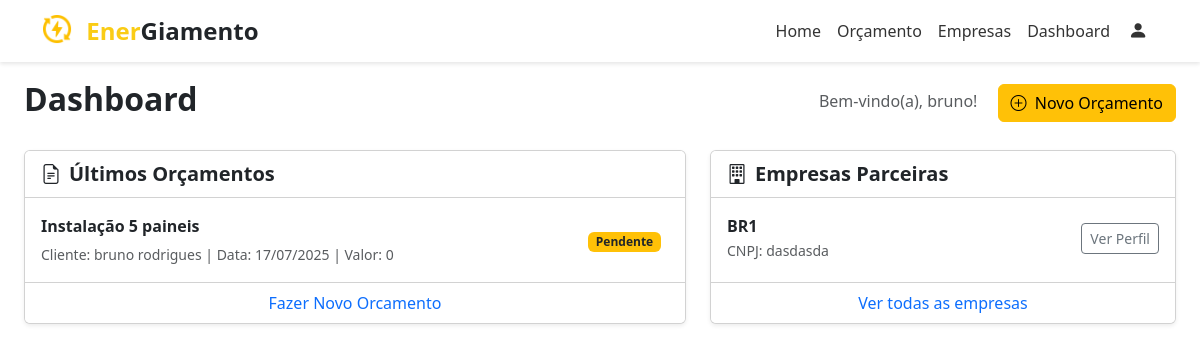
Page /dashboard (signed in) on the earlier database version.
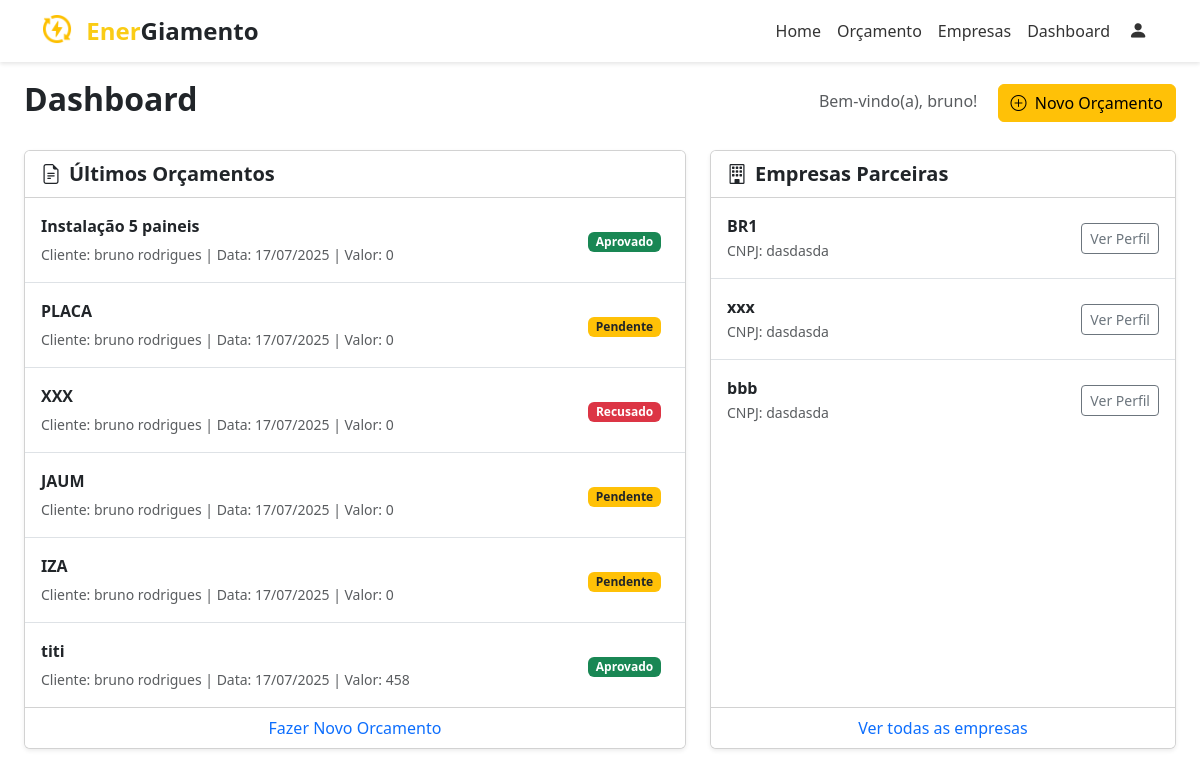
Same page on the later database version.
### app/models.py (models this page shows)
class Orcamento(db.Model):
    idproposta = db.Column(db.Integer, primary_key=True)
    descricao = db.Column(db.Text)
    area_placas = db.Column(db.Integer)
    valor_orcamento = db.Column(db.Integer)
    status_orcamento = db.Column(db.Integer)
    vencedor = db.Column(db.String(45))
    data_proposta = db.Column(db.Date)
    data_reposta = db.Column(db.Date)
    local = db.Column(db.String(100))
    clientes = db.relationship(
        'Cliente',
        secondary='proposta_has_cliente',
        back_populates='orcamentos'
    )
    fornecedores = db.relationship(
        'Fornecedor',
        secondary='orcamento_has_fornecedor',
        back_populates='orcamentos'
    )

class Cliente(db.Model):
    idcliente = db.Column(db.Integer, primary_key=True)
    nome = db.Column(db.String(100))
    cpf = db.Column(db.String(14))
    contato_idcontato = db.Column(db.Integer, db.ForeignKey('contato.idcontato'))
    cadastro_idcadastro = db.Column(db.Integer, db.ForeignKey('cadastro.idcadastro'))
    status = db.Column(db.Integer)
    data_cadastro = db.Column(db.Date)
    endereco_idendereco = db.Column(db.Integer, db.ForeignKey('endereco.idendereco'))
    endereco = db.relationship('Endereco')
    data_nascimento = db.Column(db.Date)
    contato = db.relationship('Contato')
    orcamentos = db.relationship(
        'Orcamento',
        secondary='proposta_has_cliente',
        back_populates='clientes'
    )

class Fornecedor(db.Model):
    idfornecedor = db.Column(db.Integer, primary_key=True)
    nome = db.Column(db.String(100))
    cnpj = db.Column(db.String(18))
    contato_idcontato = db.Column(db.Integer, db.ForeignKey('contato.idcontato'))
    cadastro_idcadastro = db.Column(db.Integer, db.ForeignKey('cadastro.idcadastro'))
    endereco_idendereco = db.Column(db.Integer, db.ForeignKey('endereco.idendereco'))
    endereco = db.relationship('Endereco', back_populates='fornecedores')
    atualizacao_servico = db.Column(db.Date)
    contato = db.relationship('Contato')
    servicos = db.relationship(
        'Servico',
        secondary='servico_has_fornecedor',
        back_populates='fornecedores'
    )
    orcamentos = db.relationship(
        'Orcamento',
        secondary='orcamento_has_fornecedor',
        back_populates='fornecedores'
    )

### app/main/__init__.py (the view)
@main.route('/dashboard')
def dashboard():
    if 'usuario' not in session:
        return redirect(url_for('auth.login'))
    usuario_id = session.get('idcadastro')
    if not usuario_id:
        return "Fornecedor não encontrado"
    todos = Fornecedor.query.all()
    cliente_orcamento = Cliente.query.filter_by(cadastro_idcadastro=usuario_id).first()
    orcamentos_do_cliente = cliente_orcamento.orcamentos
    return render_template('dashboard.html', usuario=session['usuario'], fornecedores=todos, orcamentos=orcamentos_do_cliente)

### app/templates/dashboard.html
{% extends "base.html" %}
{% block content %}
<div class="container-fluid p-4">
    <div class="d-flex justify-content-between align-items-center mb-4">
        <h1 class="h2 fw-bold">Dashboard</h1>
        <div>
            <span class="text-muted me-3">Bem-vindo(a), {{ usuario }}!</span>
            <a href="{{ url_for('main.novo_orcamento') }}" class="btn btn-warning">
                <i class="bi bi-plus-circle me-1"></i>
                Novo Orçamento
            </a>
        </div>
    </div>
    <div class="row g-4">
        <div class="col-lg-7">
            <div class="card shadow-sm h-100">
                <div class="card-header bg-white fw-bold fs-5">
                    <i class="bi bi-file-earmark-text me-2"></i>Últimos Orçamentos
                </div>
                <div class="card-body p-0">
                    <ul class="list-group list-group-flush">
                        {% for orcamento in orcamentos %}
                        <li class="list-group-item d-flex justify-content-between align-items-center p-3">
                            <div>
                                <p class="mb-1 fw-bold">{{ orcamento.descricao }}</p>
                                <small class="text-muted">
                                    {% if orcamento.clientes %}
                                        Cliente: {{ orcamento.clientes[0].nome }} |
                                    {% endif %}
                                    Data: {{ orcamento.data_proposta.strftime('%d/%m/%Y') if orcamento.data_proposta }} |
                                    Valor: {{ orcamento.valor_orcamento }}
                                </small>
                            </div>
                            <div>
                                {% if orcamento.status_orcamento == 1 %}
                                    <span class="badge bg-success me-2">Aprovado</span>
                                {% elif orcamento.status_orcamento == 0 %}
                                    <span class="badge bg-warning text-dark me-2">Pendente</span>
                                {% else %}
                                    <span class="badge bg-danger me-2">Recusado</span>
                                {% endif %}
                            </div>
                        </li>
                        {% else %}
                            <li class="list-group-item text-center text-muted p-4">Nenhum orçamento cadastrado.</li>
                        {% endfor %}
                    </ul>
                </div>
                <div class="card-footer bg-white text-center">
                    <a href="{{ url_for('main.novo_orcamento') }}" class="text-decoration-none">Fazer Novo Orcamento</a>
                </div>
            </div>
        </div>
        <div class="col-lg-5">
            <div class="card shadow-sm h-100">
                <div class="card-header bg-white fw-bold fs-5">
                    <i class="bi bi-building me-2"></i>Empresas Parceiras
                </div>
                <div class="card-body p-0">
                    <ul class="list-group list-group-flush">
                        {% for f in fornecedores %}
                        <li class="list-group-item d-flex justify-content-between align-items-center p-3">
                            <div>
                                <p class="mb-0 fw-bold">{{ f.nome }}</p>
                                <small class="text-muted">CNPJ: {{ f.cnpj }}</small>
                            </div>
                            <a href="#" class="btn btn-outline-secondary btn-sm">Ver Perfil</a>
                        </li>
                        {% else %}
                            <li class="list-group-item text-center text-muted p-4">Nenhuma empresa cadastrada.</li>
                        {% endfor %}
                    </ul>
                </div>
                <div class="card-footer bg-white text-center">
                    <a href="{{ url_for('main.fornecedores') }}" class="text-decoration-none">Ver todas as empresas</a>
                </div>
            </div>
        </div>
    </div>
</div>
{% endblock %}

Differences in the rows shown:
changed Orcamento "Instalação 5 paineis": status_orcamento "Pendente" → "Aprovado"
added Orcamento: descricao "PLACA", nome "bruno rodrigues", data_proposta "17/07/2025", valor_orcamento "0", status_orcamento "Pendente"
added Orcamento: descricao "XXX", nome "bruno rodrigues", data_proposta "17/07/2025", valor_orcamento "0", status_orcamento "Recusado"
added Orcamento: descricao "JAUM", nome "bruno rodrigues", data_proposta "17/07/2025", valor_orcamento "0", status_orcamento "Pendente"
added Orcamento: descricao "IZA", nome "bruno rodrigues", data_proposta "17/07/2025", valor_orcamento "0", status_orcamento "Pendente"
added Orcamento: descricao "titi", nome "bruno rodrigues", data_proposta "17/07/2025", valor_orcamento "458", status_orcamento "Aprovado"
added Fornecedor: nome "xxx", cnpj "dasdasda"
added Fornecedor: nome "bbb", cnpj "dasdasda"
